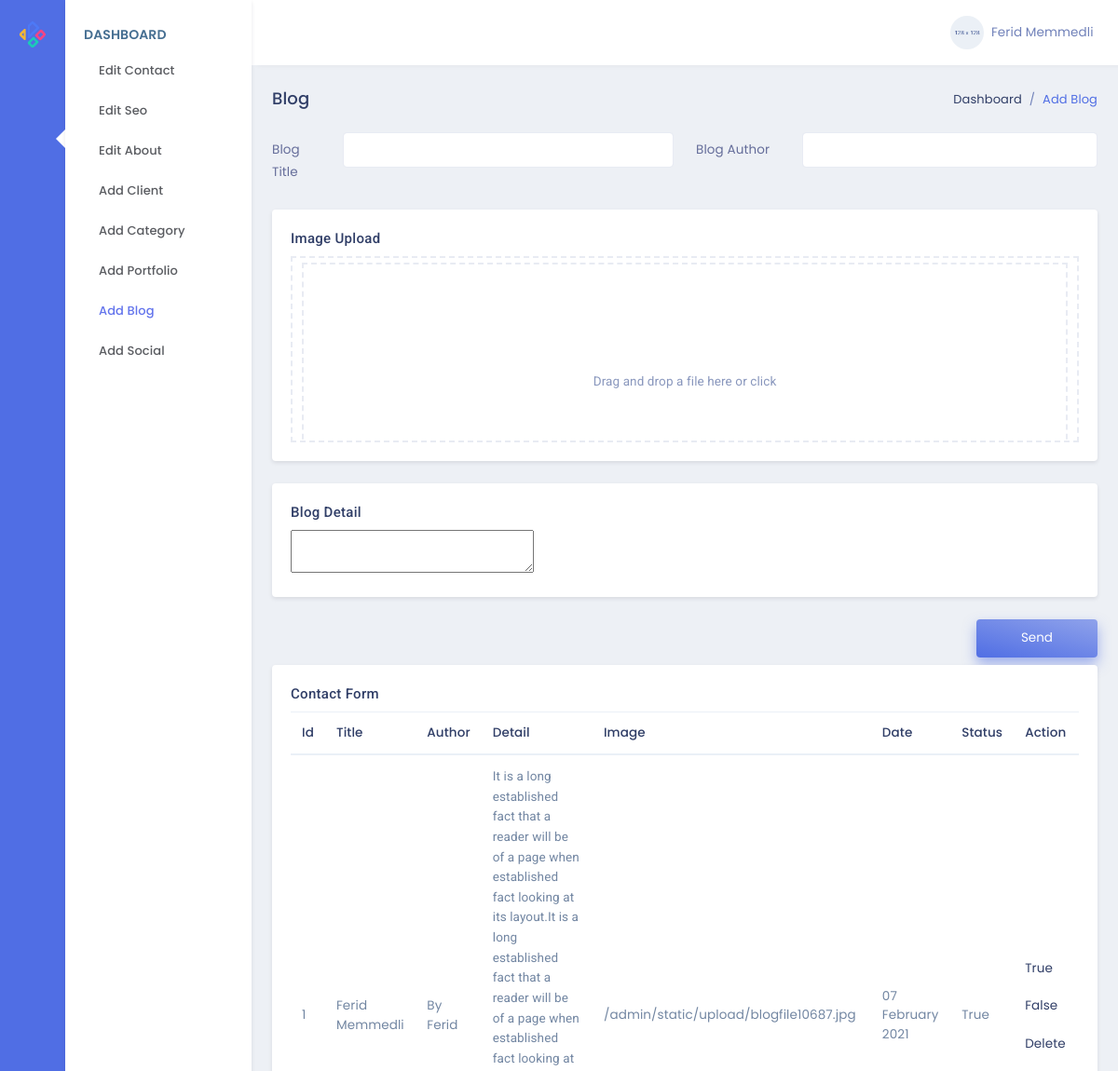
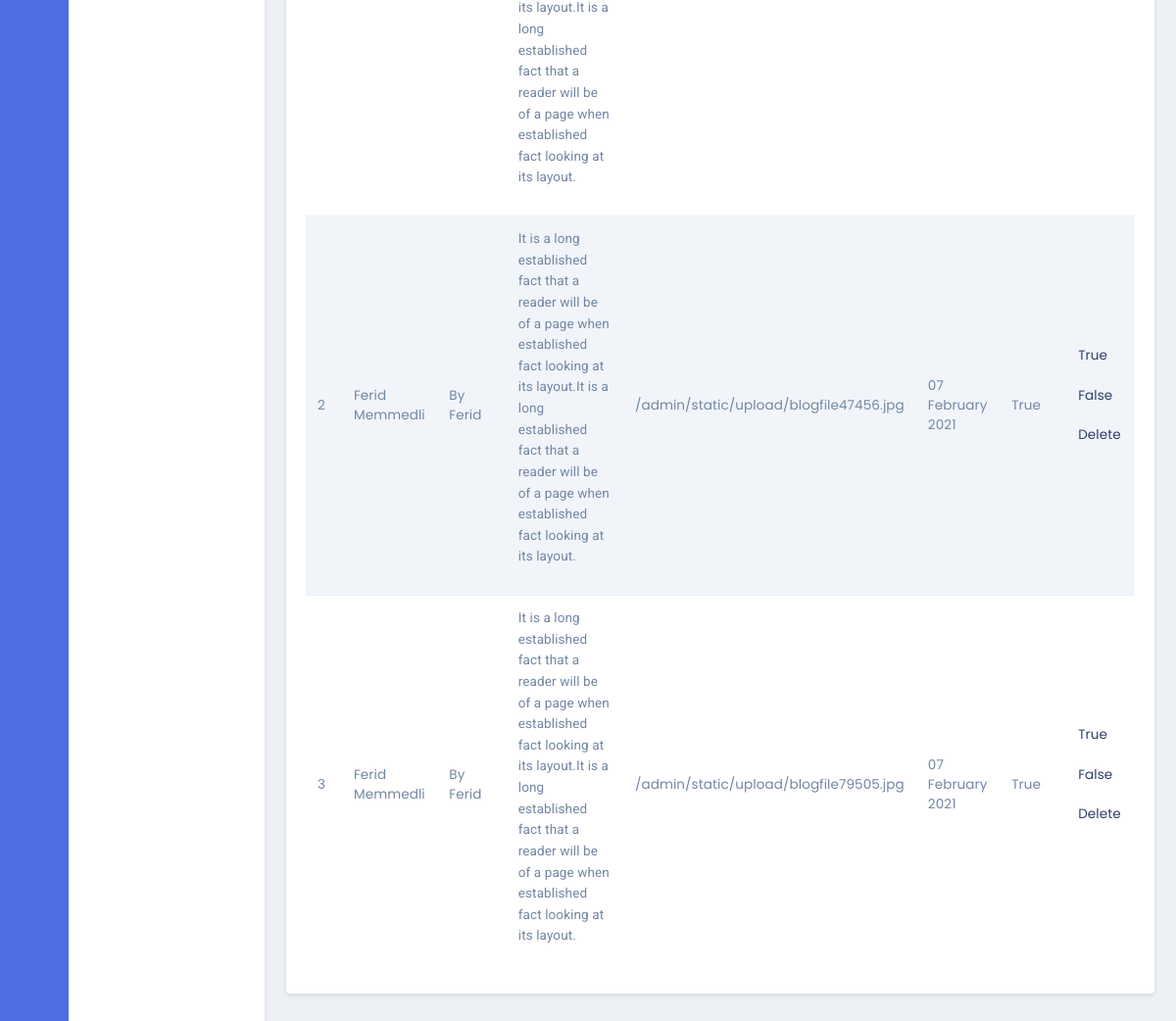
The app's page /admin/blog, older data (2 pictures, top to bottom).
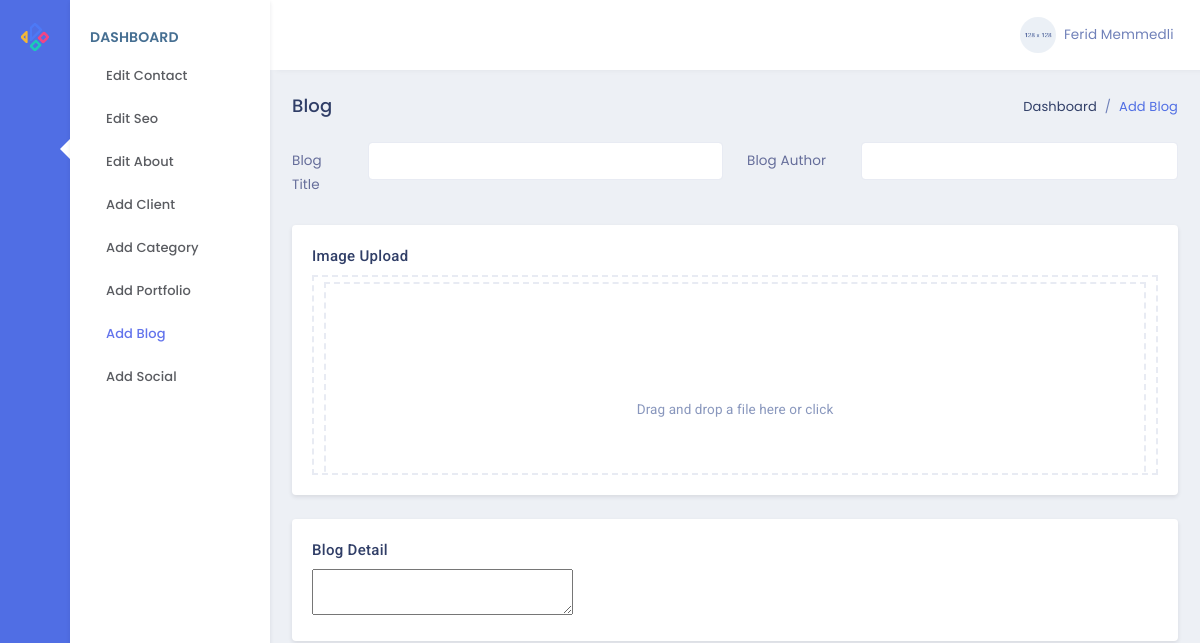
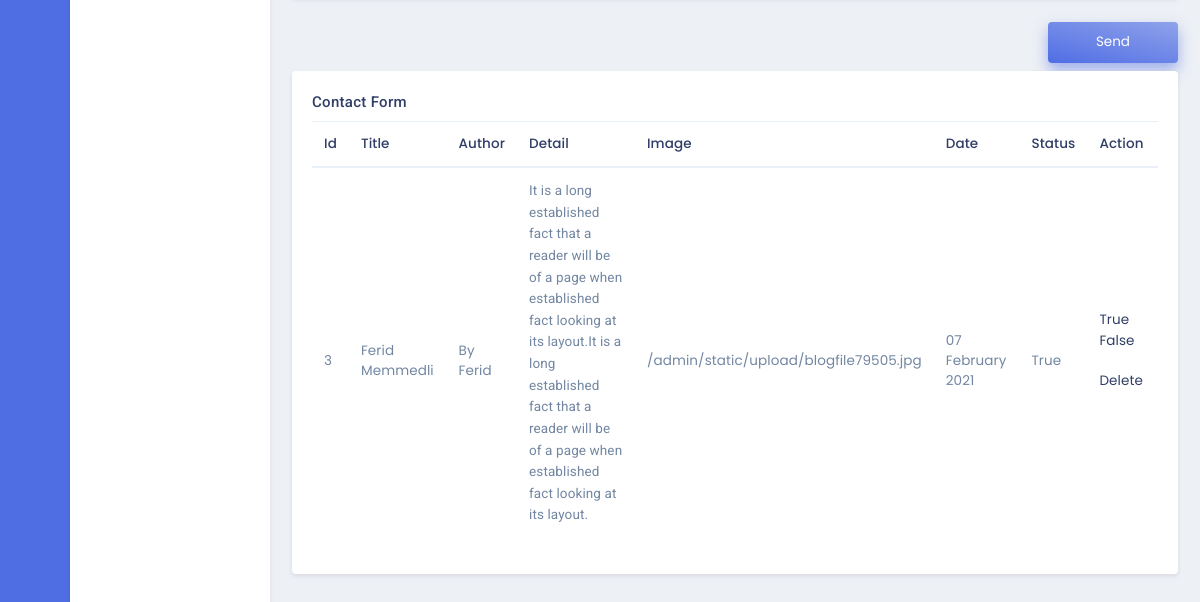
The same page, newer data (2 pictures, top to bottom).
### models.py (models this page shows, shortened)
class Blogs(db.Model):
    id = db.Column(db.Integer, primary_key=True)
    blogTitle = db.Column(db.String,nullable=False)
    blogDetail = db.Column(db.Text,nullable=False)
    blogAuthor = db.Column(db.String,nullable=False)
    blogDate = db.Column(db.String,default=datetime.now().strftime('%d %B %Y'))
    blogImage = db.Column(db.String,nullable=False)
    blogStatus = db.Column(db.Boolean)

### admin/routes.py (the view, shortened to what this page needs)
@admin.route('/blog',methods=['GET','POST'])
def adminBlog():
    blog=Blogs.query.all()
    return render_template('admin/editBlog.html',blog=blog)

### admin/templates/admin/editBlog.html (shortened to what this page needs)
{% extends "admin/layout.html" %}
{% block contentAdmin %}
<div class="row">
    <div class="col-sm-12">
        <div class="page-title-box">
            <div class="float-right">
                <ol class="breadcrumb">
                    <li class="breadcrumb-item"><a href="javascript:void(0);">Dashboard</a></li>
                    <li class="breadcrumb-item active">Add Blog</li>
                </ol>
            </div>
            <h4 class="page-title">Blog</h4>
        </div>
    </div>
</div>
<form action="{{url_for('admin.adminBlog')}}" method="POST" class="row" enctype="multipart/form-data">
    <div class="col-lg-6">
        <div class="form-group row">
            <label for="example-text-input" class="col-sm-2 col-form-label text-left">Blog Title</label>
            <div class="col-sm-10">
                <input class="form-control" name="title" type="text" id="example-text-input" required>
            </div>
        </div>
    </div>
    <div class="col-lg-6">
        <div class="form-group row">
            <label for="example-text-input1" class="col-3 col-form-label text-left">Blog Author</label>
            <div class="col-9">
                <input class="form-control" name="author" type="text" id="example-text-input1" required>
            </div>
        </div>
    </div>
    <div class="col-lg-12">
        <div class="card">
            <div class="card-body">
                <h4 class="mt-0 header-title">Image Upload</h4>
                <div class="dropify-wrapper">
                </div>
            </div>
        </div>
    </div>
    <div class="col-12">
        <div class="card">
            <div class="card-body">
                <h4 class="mt-0 header-title">Blog Detail</h4>
                <textarea id="elm1" name="detail"></textarea>
            </div>
        </div>
    </div>
    <div class="col-sm-12 text-right">
        <button type="submit" class="btn btn-gradient-primary px-5 py-2 mb-2">Send</button>
    </div>
</form>
<div class="row">
    <div class="col-lg-12">
        <div class="card">
            <div class="card-body">
                <h4 class="mt-0 header-title">Contact Form</h4>
                <div class="table-responsive">
                    <table class="table table-striped mb-0">
                        <thead>
                            <tr>
                                <th>Id</th>
                                <th>Title</th>
                                <th>Author</th>
                                <th>Detail</th>
                                <th>Image</th>
                                <th>Date</th>
                                <th>Status</th>
                                <th>Action</th>
                            </tr>
                        </thead>
                        <tbody>
                            {% for blog in blog %}
                            <tr>
                                <td>{{blog.id}}</td>
                                <td>{{blog.blogTitle}}</td>
                                <td>{{blog.blogAuthor}}</td>
                                <td>{{blog.blogDetail|safe}}</td>
                                <td>{{blog.blogImage}}</td>
                                <td>{{blog.blogDate}}</td>
                                <td>{{blog.blogStatus}}</td>
                                <td>
                                    <a href="/admin/true/{{blog.id}}">
                                        True
                                        <i class="fas fa-check-circle text-danger font-16"></i>
                                    </a>
                                    <a href="/admin/false/{{blog.id}}">
                                        False
                                        <i class="fas fa-times-circle text-danger font-16"></i>
                                    </a>
                                    <a href="/admin/deleteblog/{{blog.id}}">
                                        Delete
                                        <i class="fas fa-trash-alt text-danger font-16"></i>
                                    </a>
                                </td>
                            </tr>
                            {% endfor %}
                        </tbody>
                    </table>
                </div>
            </div>
        </div>
    </div>
</div>
{% endblock %}

### admin/templates/admin/layout.html (shortened to what this page needs)
<!DOCTYPE html>
<html lang="en">
<head>
    <link href="./static/plugins/dropify.min.css" rel="stylesheet">
    <link href="./static/assets/css/bootstrap.min.css" rel="stylesheet" type="text/css" />
    <link href="./static/assets/css/jquery-ui.min.css" rel="stylesheet">
    <link href="./static/assets/css/icons.min.css" rel="stylesheet" type="text/css" />
    <link href="./static/assets/css/metisMenu.min.css" rel="stylesheet" type="text/css" />
    <link href="./static/assets/css/app.min.css" rel="stylesheet" type="text/css" />
</head>
<body>
    <div class="leftbar-tab-menu">
        <div class="main-icon-menu">
            <a href="{{url_for('admin.adminPage')}}" class="logo logo-metrica d-block text-center">
                <span>
                    <img src="./static/assets/images/logo-sm.png" alt="logo-small" class="logo-sm">
                </span>
            </a>
            <nav class="nav">
                <a href="#MetricaProject" class="nav-link" data-toggle="tooltip-custom" data-placement="right" title=""
                    data-original-title="Project" data-trigger="hover">
                </a>
            </nav>
        </div>
        <div class="main-menu-inner">
            <div class="menu-body slimscroll">
                <div id="MetricaProject" class="main-icon-menu-pane">
                    <div class="title-box">
                        <h6 class="menu-title">Dashboard</h6>
                    </div>
                    <ul class="nav">
                        <li class="nav-item"><a class="nav-link" href="{{url_for('admin.adminPage')}}">Edit Contact</a></li>
                        <li class="nav-item"><a class="nav-link" href="{{url_for('admin.adminSeo')}}">Edit Seo</a></li>
                        <li class="nav-item"><a class="nav-link" href="{{url_for('admin.adminAbout')}}">Edit About</a></li>
                        <li class="nav-item"><a class="nav-link" href="{{url_for('admin.adminClient')}}">Add Client</a></li>
                        <li class="nav-item"><a class="nav-link" href="{{url_for('admin.adminCategory')}}">Add Category</a></li>
                        <li class="nav-item"><a class="nav-link" href="{{url_for('admin.adminPortfolio')}}">Add Portfolio</a></li>
                        <li class="nav-item"><a class="nav-link" href="{{url_for('admin.adminBlog')}}">Add Blog</a>
                        </li>
                        <li class="nav-item"><a class="nav-link" href="{{url_for('admin.adminSocial')}}">Add Social</a></li>
                    </ul>
                </div>
            </div>
        </div>
    </div>
    <div class="topbar">
        <nav class="navbar-custom">
            <ul class="list-unstyled topbar-nav float-right mb-0">
                <li class="dropdown">
                    <a class="nav-link dropdown-toggle waves-effect waves-light nav-user" data-toggle="dropdown"
                        href="#" role="button" aria-haspopup="false" aria-expanded="false">
                        <img src="./static/assets/images/users/user-4.jpg" alt="profile-user" class="rounded-circle" />
                        <span class="ml-1 nav-user-name hidden-sm">Ferid Memmedli <i class="mdi mdi-chevron-down"></i> </span>
                    </a>
                </li>
            </ul>
        </nav>
    </div>
    <div class="page-wrapper">
        <div class="page-content-tab">
            <div class="container-fluid">
                {% block contentAdmin %}
                {% endblock %}
            </div>
        </div>
    </div>
</body>
</html>

Row changes from the older to the newer data that the page shows:
removed Blogs: id "1", blogTitle "Ferid Memmedli", blogAuthor "By Ferid", blogDetail "It is a long established fact that a reader will be of a page when established fact looking at its layout.It is a long established fact that a reader will be of a page when established fact looking at its layout.It is a long established fact that a reader will be of a page when established fact looking at its layout.", blogImage "/admin/static/upload/blogfile10687.jpg", blogDate "07 February 2021", blogStatus "True"
removed Blogs: id "2", blogTitle "Ferid Memmedli", blogAuthor "By Ferid", blogDetail "It is a long established fact that a reader will be of a page when established fact looking at its layout.It is a long established fact that a reader will be of a page when established fact looking at its layout.", blogImage "/admin/static/upload/blogfile47456.jpg", blogDate "07 February 2021", blogStatus "True"
